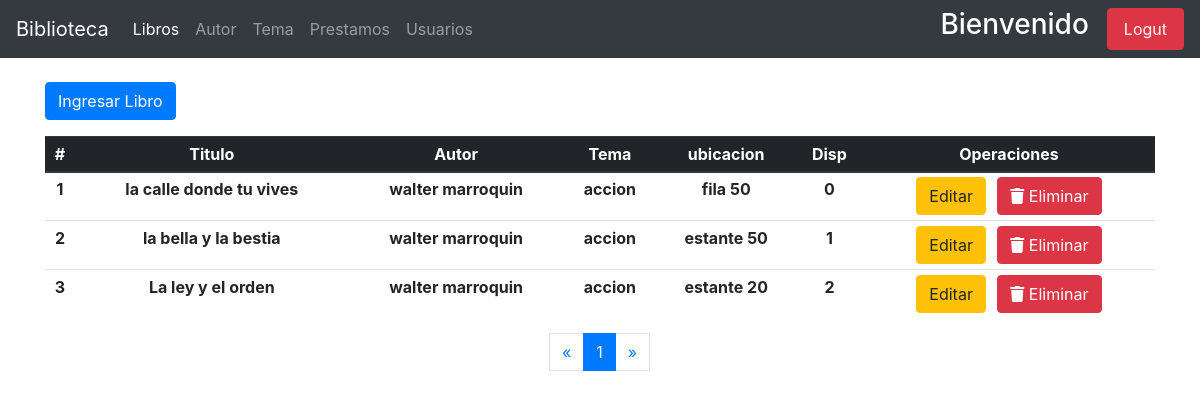
Page /libros/index-admin/ (signed in) on the committed database.
### apps/libros/models.py (models this page shows, shortened)
class Libros(models.Model):
    titulo = models.CharField(_('titulo'), max_length=150)
    autor = models.ForeignKey(Author, on_delete=models.PROTECT)
    tema = models.ForeignKey(Temas, on_delete=models.PROTECT)
    ubicacion = models.CharField(_('ubicacion'), max_length=200)
    disponibles = models.PositiveIntegerField(_('libros disponibles'), validators=[limit], default=1, )
    fecha_registro = models.DateField(_('Fecha de ingreso'), default=now())
    class Meta:
        ordering = ['id']
        verbose_name_plural = 'Libros'

### apps/autores/models.py (models this page shows, shortened)
class Author(models.Model):
    nombre = models.CharField(_('nombre'), max_length=150)
    apellido = models.CharField(_('apellido'), max_length=150)
    nacionalidad = models.ForeignKey(Pais, on_delete=models.CASCADE)
    genero = models.BooleanField(_('genero'), default=True, choices=[
        (True, 'masculino'),
        (False, 'femenino')
    ])
    nacimiento = models.DateField(_('fecha de nacimiento'))
    fallecimiento = models.DateField(_('fecha de fallecimiento'),null=True, blank=True)
    fecha_registro = models.DateField(_('fecha de registro'), default=datetime.now())
    def __str__(self):
        return f'{self.nombre} {self.apellido}'

### apps/temas/models.py (models this page shows)
class Temas(models.Model):
    tema = models.CharField(_('tema'), max_length=200)
    fecha_ingreso = models.DateField(_('fecha_ingreso'), default=now())
    class Meta:
        verbose_name_plural = 'Temas'
    def __str__(self):
        return self.tema

### apps/libros/views.py (the view)
# urls.py: path('index-admin/', local_views.AdminBookList.as_view(), name='admin_index'),
class AdminBookList(AdminMixin, ListView):
    model = Libros
    context_object_name = 'Libro'
    paginate_by = 5
    template_name_suffix = '_list_admin'
    queryset = Libros.objects.all()

### usuarios/mixins.py (called while the page is built)
def _user_mixin(group_name):
    class Mixin(LoginRequiredMixin, UserPassesTestMixin):
        login_url = reverse_lazy('usuarios:index')
        def test_func(self):
            user = self.request.user
            if user.is_superuser:
                return True
            group = Group.objects.get(name=group_name)
            return group in user.groups.all()
    return Mixin

### apps/libros/templates/libros/libros_list_admin.html (shortened to what this page needs)
{% extends "base.html" %}
{% block navbar_items %}
    <li class="nav-item active">
        <a class="nav-link" href="{% url 'book:admin_index' %}"> Libros <span class="sr-only">(current)</span></a>
    </li>
    <li class="nav-item">
        <a class="nav-link" href="{% url 'autor:autores-admin' %}"> Autor </a>
    </li>
    <li class="nav-item">
        <a class="nav-link" href="{% url 'temas:temas-admin' %}"> Tema </a>
    </li>
    <li class="nav-item">
        <a href="{% url 'prestamos:prestamo-admin' %}" class="nav-link"> Prestamos </a>
    </li>
    <li class="nav-item">
        <a class="nav-link" href="{% url 'usuarios:list-users' %}" > Usuarios </a>
    </li>
{% endblock navbar_items %}
{% block content %}
    <div class="container mt-4">
        <a href="{% url 'book:crear-libro' %}" class="btn btn-primary">Ingresar Libro </a>
    </div>
    <div class="container mt-3">
        <div class="table-responsive-md">
            <table class="table table-hover mt-3 text-center table-sm" id="table-controller">
                <thead class="thead-dark">
                    <tr>
                        <th scope="col"> # </th>
                        <th scope="col"> Titulo </th>
                        <th scope="col"> Autor </th>
                        <th scope="col"> Tema </th>
                        <th scope="col"> ubicacion </th>
                        <th scope="col"> Disp </th>
                        <th scope="col"> Operaciones </th>
                    </tr>
                </thead>
                <tbody>
                    {% for libro in Libro %}
                        <tr>
                            <th scope="col"> {{ forloop.counter }}</th>
                            <th> {{ libro.titulo }} </th>
                            <th> {{ libro.autor }} </th>
                            <th> {{ libro.tema }} </th>
                            <th> {{ libro.ubicacion }} </th>
                            <th> {{ libro.disponibles }} </th>
                            <th> <a href="{% url 'book:editar-libro' libro.id %}"  class="btn btn-warning"> Editar </a> &nbsp; <a href="{% url 'book:eliminar-libro' libro.id %}" class="btn btn-danger"><i class="fas fa-trash"></i> Eliminar</a></th>
                        </tr>
                    {% endfor %}
                </tbody>
            </table>
        </div>
    </div>
                <nav aria-label="Page navigation example">
                    <ul class="pagination justify-content-center">
                        {% if page_obj.has_previous %}
                            <li class="page-item"> <a href="?page={{ page_obj.previous_page_number }}" class="page-link" aria-label="Previous">&laquo;</a></li>
                        {% else %}
                        <li class="disabled"><span class="page-link">&laquo; </span> </li>
                        {% endif %}
                        {% for i in paginator.page_range %}
                            {% if page_obj.number == i %}
                                <li class="active page-item"><span class="page-link"> {{ i }} <span class="sr-only">current</span></span></li>
                            {% else %}
                                <li class="page-item"><a href="?page={{ i }}" class="page-link"> {{ i }} </a></li>
                            {% endif %}
                        {% endfor %}
                        {% if page_obj.has_next %}
                            <li class="page-item"><a href="?page={{ page_obj.next_page_number }}" class="page-link">&raquo;</a></li>
                        {% else %}
                            <li class="disabled" class="page-item"> <span class="page-link">&raquo;</span> </li>
                        {% endif %}
                    </ul>
                </nav>
{% endblock %}

### rows in the picture
Libros: titulo "la calle donde tu vives", autor "walter marroquin", tema "accion", ubicacion "fila 50", disponibles "0"
Libros: titulo "la bella y la bestia", autor "walter marroquin", tema "accion", ubicacion "estante 50", disponibles "1"
Libros: titulo "La ley y el orden", autor "walter marroquin", tema "accion", ubicacion "estante 20", disponibles "2"

### other values in the picture
{{ i }} "1"
